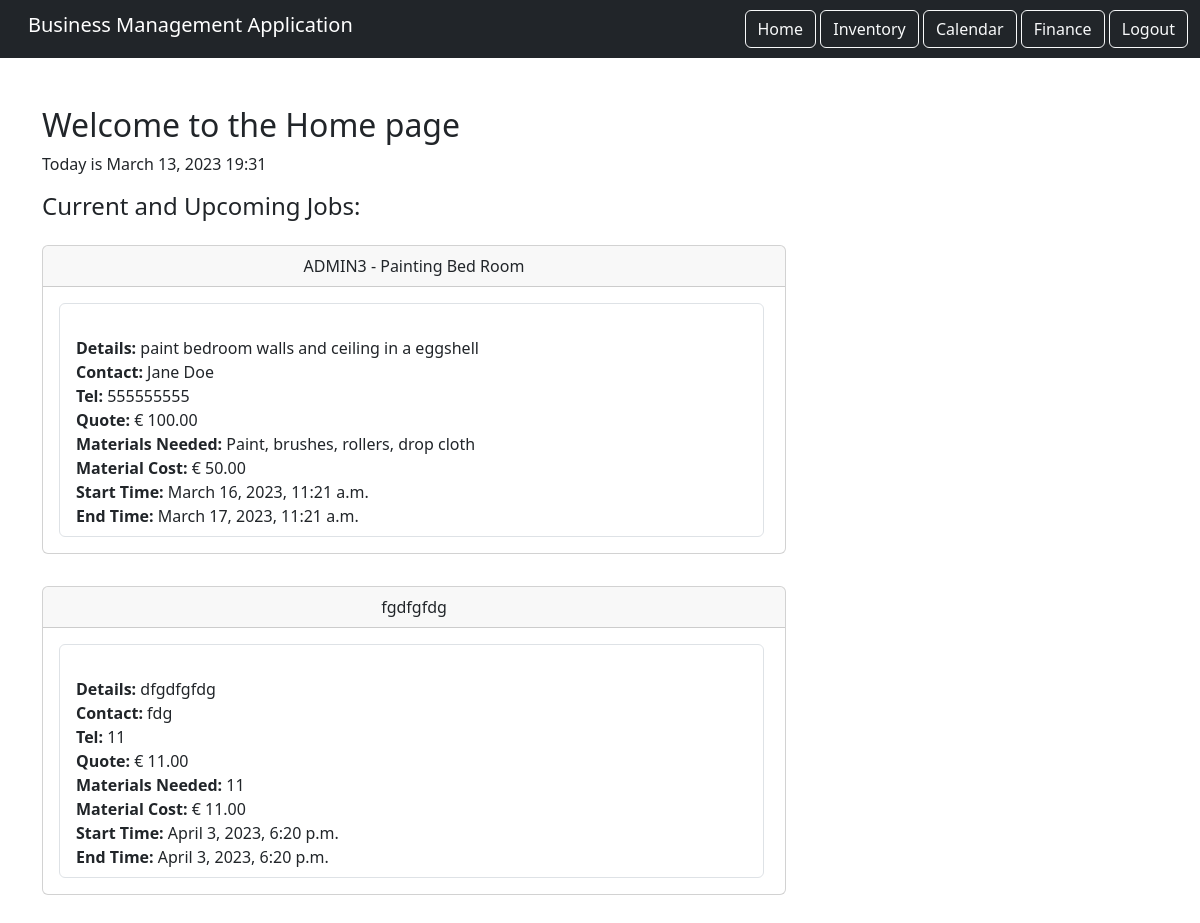
Page / (signed in) on the earlier database version.
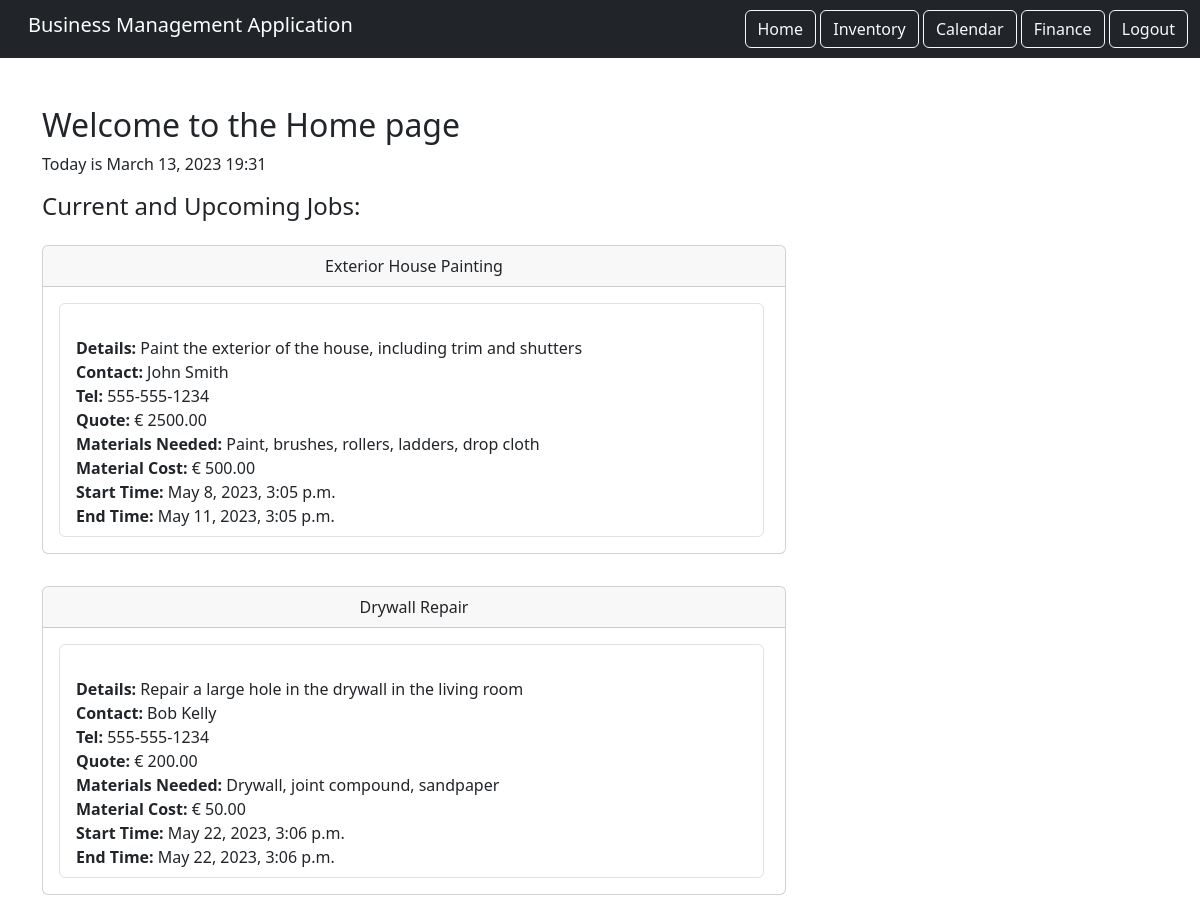
Same page on the later database version.
### calendar_component/models.py (models this page shows, shortened)
class Booking(models.Model):
    title = models.CharField(max_length=200)
    details = models.TextField()
    contact = models.CharField(max_length=200)
    phone_number = models.CharField(max_length=15)
    quote = models.DecimalField(max_digits=10, decimal_places=2)
    materials_needed = models.TextField()
    materials_cost = models.DecimalField(max_digits=10, decimal_places=2)
    start_time = models.DateTimeField()
    end_time = models.DateTimeField()
    completed = models.BooleanField(default=False)

### home/views.py (the view)
# urls.py: path('', views.HomePage.as_view(), name="home"),
class HomePage(LoginRequiredMixin, TemplateView):
    template_name = 'home.html'
    login_url = '/login'
    def get_context_data(self, **kwargs):
        context = super().get_context_data(**kwargs)
        context['now'] = timezone.now()
        context['events'] = Booking.objects.filter(completed=False)[:2]
        return context

### home/templates/home.html (shortened to what this page needs)
{% extends 'base.html' %}
{% load static %}
{% block content %}
    <div class="row">
        <div class="col">
            <div class="home-holder">
                <h1 class="fs-2">Welcome to the Home page</h1>
            </div>
        </div>
    </div>
    <p>Today is {{ now|date:'F d, Y H:i' }}</p>
    <div class="flex-start">
        <h4>Current and Upcoming Jobs:</h4>
    </div>
    <div>
        {% for event in events %}
            <div class="col-md-8 py-3">
                <div class="card">
                    <div class="card-header text-center">
                        {{ event.title }}
                    </div>
                    <div class="card-body">
                        <ul class="list-group">
                            <li class="list-group-item">
                                <br> <span class="text-left"><strong> Details: </strong> {{ event.details }}</span>
                                <br> <span class="text-left"><strong> Contact: </strong> {{ event.contact }}</span>
                                <br> <span class="text-left"><strong> Tel: </strong> {{ event.phone_number }}</span>
                                <br> <span class="text-left"><strong> Quote: </strong> &euro; {{ event.quote }}</span>
                                <br> <span class="text-left"><strong> Materials Needed: </strong> {{ event.materials_needed }}</span>
                                <br> <span class="text-left"><strong> Material Cost: </strong> &euro; {{ event.materials_cost }} </span>
                                <br> <span class="text-left"><strong> Start Time: </strong> {{ event.start_time }}</span>
                                <br> <span class="text-left"><strong> End Time: </strong> {{ event.end_time }}</span>
                        </ul>
                    </div>
                </div>
            </div>
        {% endfor %}
    </div>
{% endblock content %}

### static/templates/base.html (shortened to what this page needs)
{% load static %}
<!DOCTYPE html>
<html lang="en">
  <head>
    <link
      href="https://cdn.jsdelivr.net/npm/bootstrap@5.3.0-alpha1/dist/css/bootstrap.min.css"
      rel="stylesheet"
    />
    <link rel="stylesheet" href="{% static 'css/style.css' %}">
  </head>
  <body>
    <nav class="navbar navbar-dark bg-dark">
      <div class="container-fluid">
          <div class="navbar-brand ps-3">
            <h5>Business Management Application</h5>
          </div>
            <div class="ms-auto">
              {% if user.is_authenticated %}
              <a href="{% url 'home' %}" class="btn btn-outline-light  btn-3d-click">Home</a>
              <a href="{% url 'inventory_list' %}" class="btn btn-outline-light  btn-3d-click">Inventory</a>
              <a href="{% url 'calendar_component:calendar' %}" class="btn btn-outline-light  btn-3d-click">Calendar</a>
              <a href="{% url 'finance' %}" class="btn btn-outline-light  btn-3d-click">Finance</a>
              <a href="{% url 'logout' %}" class="btn btn-outline-light ml-6 btn-3d-click">Logout</a>
              {% endif %}
            </div>
      </div>
    </nav>
    <div class="container my-5">
        {% block content %}
        {% endblock %}
    </div>
  </body>
</html>

### static/css/style.css (style rules this page uses)
ul { height: 100%; padding: 0px 5px 0px 20px; }
a { color: #17a2b8; }

Differences in the rows shown:
removed Booking: title "ADMIN3 - Painting Bed Room", details "paint bedroom walls and ceiling in a eggshell", contact "Jane Doe", phone_number "555555555", quote "100.00", materials_needed "Paint, brushes, rollers, drop cloth", materials_cost "50.00", start_time "March 16, 2023, 11:21 a.m.", end_time "March 17, 2023, 11:21 a.m."
removed Booking: title "fgdfgfdg", details "dfgdfgfdg", contact "fdg", phone_number "11", quote "11.00", materials_needed "11", materials_cost "11.00", start_time "April 3, 2023, 6:20 p.m.", end_time "April 3, 2023, 6:20 p.m."
now on this page (row unchanged): Booking: title "Exterior House Painting", details "Paint the exterior of the house, including trim and shutters", contact "John Smith", phone_number "555-555-1234", quote "2500.00", materials_needed "Paint, brushes, rollers, ladders, drop cloth", materials_cost "500.00", start_time "May 8, 2023, 3:05 p.m.", end_time "May 11, 2023, 3:05 p.m."
now on this page (row unchanged): Booking: title "Drywall Repair", details "Repair a large hole in the drywall in the living room", contact "Bob Kelly", phone_number "555-555-1234", quote "200.00", materials_needed "Drywall, joint compound, sandpaper", materials_cost "50.00", start_time "May 22, 2023, 3:06 p.m.", end_time "May 22, 2023, 3:06 p.m."
